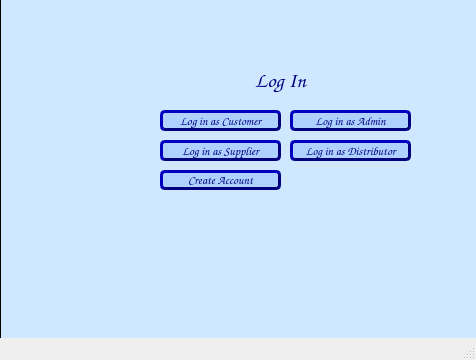
<?xml version="1.0" encoding="UTF-8"?>
<ui version="4.0">
 <class>MainWindow</class>
 <widget class="QMainWindow" name="MainWindow">
  <property name="geometry">
   <rect>
    <x>0</x>
    <y>0</y>
    <width>476</width>
    <height>360</height>
   </rect>
  </property>
  <property name="windowTitle">
   <string>MainWindow</string>
  </property>
  <widget class="QWidget" name="centralwidget">
   <widget class="QLabel" name="label_12">
    <property name="geometry">
     <rect>
      <x>180</x>
      <y>60</y>
      <width>201</width>
      <height>41</height>
     </rect>
    </property>
    <property name="font">
     <font>
      <family>Comic Sans MS</family>
      <pointsize>16</pointsize>
     </font>
    </property>
    <property name="styleSheet">
     <string notr="true"/>
    </property>
    <property name="text">
     <string>&lt;html&gt;&lt;head/&gt;&lt;body&gt;&lt;p&gt;&lt;span style=&quot; color:#00007f;&quot;&gt;Log In&lt;/span&gt;&lt;/p&gt;&lt;/body&gt;&lt;/html&gt;</string>
    </property>
    <property name="alignment">
     <set>Qt::AlignCenter</set>
    </property>
   </widget>
   <widget class="QLabel" name="label">
    <property name="geometry">
     <rect>
      <x>0</x>
      <y>-50</y>
      <width>611</width>
      <height>401</height>
     </rect>
    </property>
    <property name="autoFillBackground">
     <bool>false</bool>
    </property>
    <property name="styleSheet">
     <string notr="true">

background-color: rgb(207, 232, 255);
</string>
    </property>
    <property name="frameShape">
     <enum>QFrame::Panel</enum>
    </property>
    <property name="text">
     <string/>
    </property>
   </widget>
   <widget class="QLabel" name="label_2">
    <property name="geometry">
     <rect>
      <x>230</x>
      <y>90</y>
      <width>35</width>
      <height>10</height>
     </rect>
    </property>
    <property name="text">
     <string/>
    </property>
   </widget>
   <widget class="QPushButton" name="loginAdmin">
    <property name="geometry">
     <rect>
      <x>290</x>
      <y>110</y>
      <width>121</width>
      <height>21</height>
     </rect>
    </property>
    <property name="font">
     <font>
      <family>Comic Sans MS</family>
     </font>
    </property>
    <property name="styleSheet">
     <string notr="true">background-color: rgb(174, 209, 255);
color: #00007f;
border-style: outset;
border-width: 3px;
border-radius: 5px;
border-color: #00007f;
</string>
    </property>
    <property name="text">
     <string>Log in as Admin</string>
    </property>
   </widget>
   <widget class="QPushButton" name="loginCustomer">
    <property name="geometry">
     <rect>
      <x>160</x>
      <y>110</y>
      <width>121</width>
      <height>21</height>
     </rect>
    </property>
    <property name="font">
     <font>
      <family>Comic Sans MS</family>
     </font>
    </property>
    <property name="styleSheet">
     <string notr="true">background-color: rgb(174, 209, 255);
color: #00007f;
border-style: outset;
border-width: 3px;
border-radius: 5px;
border-color: #00007f;
</string>
    </property>
    <property name="text">
     <string>Log in as Customer</string>
    </property>
   </widget>
   <widget class="QPushButton" name="loginSupplier">
    <property name="geometry">
     <rect>
      <x>160</x>
      <y>140</y>
      <width>121</width>
      <height>21</height>
     </rect>
    </property>
    <property name="font">
     <font>
      <family>Comic Sans MS</family>
     </font>
    </property>
    <property name="styleSheet">
     <string notr="true">background-color: rgb(174, 209, 255);
color: #00007f;
border-style: outset;
border-width: 3px;
border-radius: 5px;
border-color: #00007f;
</string>
    </property>
    <property name="text">
     <string>Log in as Supplier</string>
    </property>
   </widget>
   <widget class="QPushButton" name="createAccount">
    <property name="geometry">
     <rect>
      <x>160</x>
      <y>170</y>
      <width>121</width>
      <height>20</height>
     </rect>
    </property>
    <property name="font">
     <font>
      <family>Comic Sans MS</family>
     </font>
    </property>
    <property name="styleSheet">
     <string notr="true">background-color: rgb(174, 209, 255);
color: #00007f;
border-style: outset;
border-width: 3px;
border-radius: 5px;
border-color: #00007f;
</string>
    </property>
    <property name="text">
     <string>Create Account</string>
    </property>
   </widget>
   <widget class="QPushButton" name="loginDistributor">
    <property name="geometry">
     <rect>
      <x>290</x>
      <y>140</y>
      <width>121</width>
      <height>21</height>
     </rect>
    </property>
    <property name="font">
     <font>
      <family>Comic Sans MS</family>
     </font>
    </property>
    <property name="styleSheet">
     <string notr="true">background-color: rgb(174, 209, 255);
color: #00007f;
border-style: outset;
border-width: 3px;
border-radius: 5px;
border-color: #00007f;
</string>
    </property>
    <property name="text">
     <string>Log in as Distributor</string>
    </property>
   </widget>
   <widget class="QLabel" name="label_3">
    <property name="geometry">
     <rect>
      <x>30</x>
      <y>50</y>
      <width>121</width>
      <height>191</height>
     </rect>
    </property>
    <property name="text">
     <string/>
    </property>
    <property name="pixmap">
     <pixmap>—Pngtree—food elements hand drawn cute_4056724.png</pixmap>
    </property>
    <property name="scaledContents">
     <bool>true</bool>
    </property>
   </widget>
   <zorder>label</zorder>
   <zorder>label_12</zorder>
   <zorder>label_2</zorder>
   <zorder>loginAdmin</zorder>
   <zorder>loginCustomer</zorder>
   <zorder>loginSupplier</zorder>
   <zorder>createAccount</zorder>
   <zorder>loginDistributor</zorder>
   <zorder>label_3</zorder>
  </widget>
  <widget class="QMenuBar" name="menubar">
   <property name="geometry">
    <rect>
     <x>0</x>
     <y>0</y>
     <width>476</width>
     <height>18</height>
    </rect>
   </property>
  </widget>
  <widget class="QStatusBar" name="statusbar"/>
 </widget>
 <resources>
  <include location="test.qrc"/>
 </resources>
 <connections/>
</ui>
